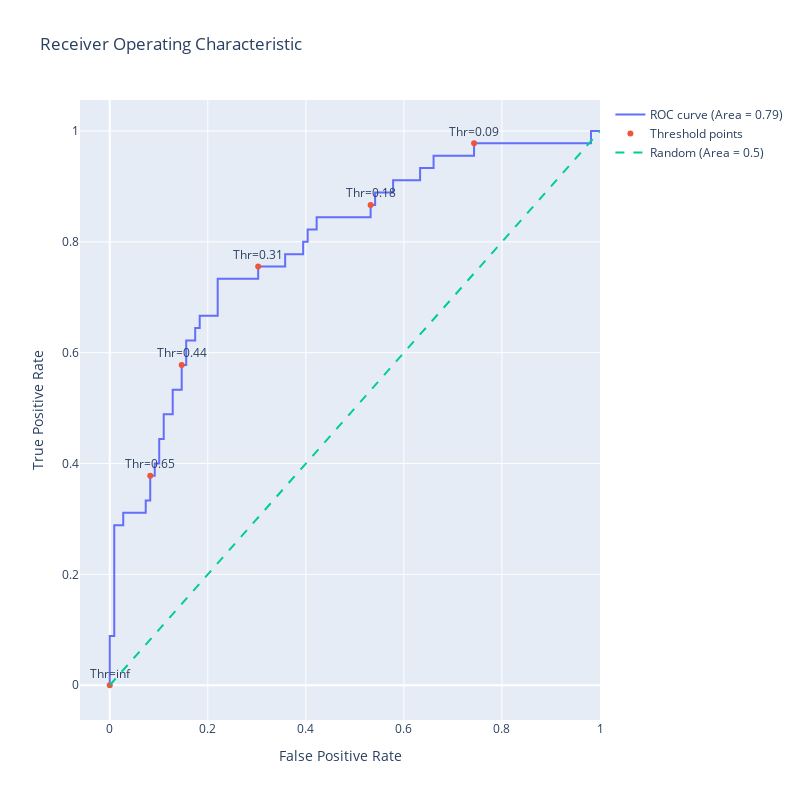

The notebook cell this image was saved under:
### Code cell
import plotly.graph_objects as go
import numpy as np
from sklearn.metrics import roc_auc_score

# Assuming fpr, tpr, thresholds are already calculated as before
fpr, tpr, thresholds = roc_curve(y_test, y_scores)

# Calculate the AUC (Area Under the Curve)
roc_auc = roc_auc_score(y_test, y_scores)

# Generate a trace for ROC curve
trace0 = go.Scatter(
    x=fpr,
    y=tpr,
    mode='lines',
    name=f'ROC curve (Area = {roc_auc:.2f})'
)

# Only label every nth point to avoid cluttering
n = 10
indices = np.arange(len(thresholds)) % n == 0  # Choose indices where index mod n is 0

trace1 = go.Scatter(
    x=fpr[indices], 
    y=tpr[indices], 
    mode='markers+text', 
    name='Threshold points', 
    text=[f"Thr={thr:.2f}" for thr in thresholds[indices]], 
    textposition='top center'
)

# Diagonal line
trace2 = go.Scatter(
    x=[0, 1], 
    y=[0, 1], 
    mode='lines', 
    name='Random (Area = 0.5)', 
    line=dict(dash='dash')
)

data = [trace0, trace1, trace2]

# Define layout with square aspect ratio
layout = go.Layout(
    title='Receiver Operating Characteristic',
    xaxis=dict(title='False Positive Rate'),
    yaxis=dict(title='True Positive Rate'),
    autosize=False,
    width=800,
    height=800,
    showlegend=True
)

# Define figure and add data
fig = go.Figure(data=data, layout=layout)

# Show figure
fig.show()

### Figure 1 — Plotly figure (JSON) as saved in the notebook; plotly's stock layout.template omitted (floating-point values rounded to 4 significant figures)
{"data": [{"mode": "lines", "name": "ROC curve (Area = 0.79)", "type": "scatter", "x": [0, 0, 0, 0.009174, 0.009174, 0.02752, 0.02752, 0.07339, 0.07339, 0.08257, 0.08257, 0.09174, 0.09174, 0.1009, 0.1009, 0.1101, 0.1101, 0.1284, 0.1284, 0.1468, 0.1468, 0.156, 0.156, 0.1743, 0.1743, 0.1835, 0.1835, 0.2202, 0.2202, 0.3028, 0.3028, 0.3578, 0.3578, 0.3945, 0.3945, 0.4037, 0.4037, 0.422, 0.422, 0.5321, 0.5321, 0.5413, 0.5413, 0.578, 0.578, 0.633, 0.633, 0.6606, 0.6606, 0.7431, 0.7431, 0.9817, 0.9817, 1], "y": [0, 0.02222, 0.08889, 0.08889, 0.2889, 0.2889, 0.3111, 0.3111, 0.3333, 0.3333, 0.3778, 0.3778, 0.4, 0.4, 0.4444, 0.4444, 0.4889, 0.4889, 0.5333, 0.5333, 0.5778, 0.5778, 0.6222, 0.6222, 0.6444, 0.6444, 0.6667, 0.6667, 0.7333, 0.7333, 0.7556, 0.7556, 0.7778, 0.7778, 0.8, 0.8, 0.8222, 0.8222, 0.8444, 0.8444, 0.8667, 0.8667, 0.8889, 0.8889, 0.9111, 0.9111, 0.9333, 0.9333, 0.9556, 0.9556, 0.9778, 0.9778, 1, 1]}, {"mode": "markers+text", "name": "Threshold points", "text": ["Thr=inf", "Thr=0.65", "Thr=0.44", "Thr=0.31", "Thr=0.18", "Thr=0.09"], "textposition": "top center", "type": "scatter", "x": [0, 0.08257, 0.1468, 0.3028, 0.5321, 0.7431], "y": [0, 0.3778, 0.5778, 0.7556, 0.8667, 0.9778]}, {"line": {"dash": "dash"}, "mode": "lines", "name": "Random (Area = 0.5)", "type": "scatter", "x": [0, 1], "y": [0, 1]}], "layout": {"autosize": false, "height": 800, "showlegend": true, "title": {"text": "Receiver Operating Characteristic"}, "width": 800, "xaxis": {"autorange": true, "range": [-0.06099, 1], "title": {"text": "False Positive Rate"}, "type": "linear"}, "yaxis": {"autorange": true, "range": [-0.0627, 1.056], "title": {"text": "True Positive Rate"}, "type": "linear"}}}
